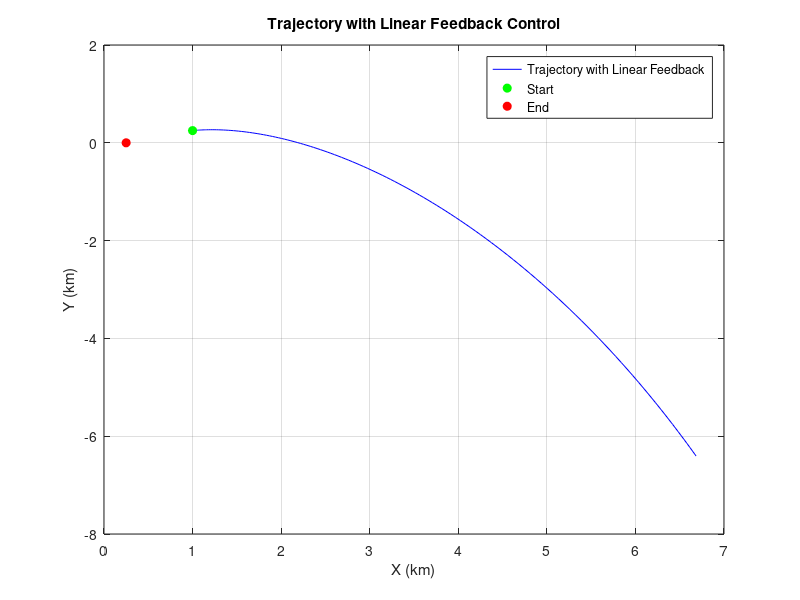

This chart was generated by the following MATLAB code:
function dragon_approach
    % Constants
    a = 6728; % Semi-major axis (km)
    mu = 398600.4418; % Gravitational parameter (km^3/s^2)
    n = sqrt(mu / a^3); % Mean motion (rad/s)
    
    % Initial conditions
    x0 = 1.0; % km
    y0 = 0.25; % km
    vx0 = 3 / 1000; % km/s (3 m/s)
    vy0 = 0.5 / 1000; % km/s (0.5 m/s)
    initial_state = [x0; y0; vx0; vy0];
    
    % Final conditions
    xf = 0.25; % km
    yf = 0; % km
    vxf = 0.2 / 1000; % km/s (0.2 m/s)
    vyf = 0; % km/s
    
    % Time of flight
    tf = 1200; % seconds
    options = odeset('RelTol', 1e-9, 'AbsTol', 1e-9);
    
    % Feedback gain matrix K (example gains, adjust as needed)
    K = [-0.001, 0, -0.000005, 0;
          0, -0.001, 0, -0.000005] * .000001;
    
    % Define desired state
    desired_state = [xf; yf; vxf; vyf];
    
    % Solve ODE with feedback control
    [t, state] = ode45(@cw_dynamics_with_feedback, [0 tf], initial_state, options, n, K, desired_state);
    
    % Plot results
    figure;
    plot(state(:,1), state(:,2), '-b', 'DisplayName', 'Trajectory with Linear Feedback');
    hold on;
    plot(x0, y0, 'go', 'MarkerFaceColor', 'g', 'DisplayName', 'Start');
    plot(xf, yf, 'ro', 'MarkerFaceColor', 'r', 'DisplayName', 'End');
    xlabel('X (km)');
    ylabel('Y (km)');
    title('Trajectory with Linear Feedback Control');
    legend;
    grid on;
    hold off;

    % CW dynamics function with linear feedback control
    function dstate_dt = cw_dynamics_with_feedback(~, state, n, K, desired_state)
        x = state(1);
        y = state(2);
        vx = state(3);
        vy = state(4);
        
        % Calculate control input
        u = K * (desired_state - state);
        
        ax = 3 * n^2 * x + 2 * n * vy + u(1);
        ay = -2 * n * vx + u(2);
        
        dstate_dt = [vx; vy; ax; ay];
    end
end
